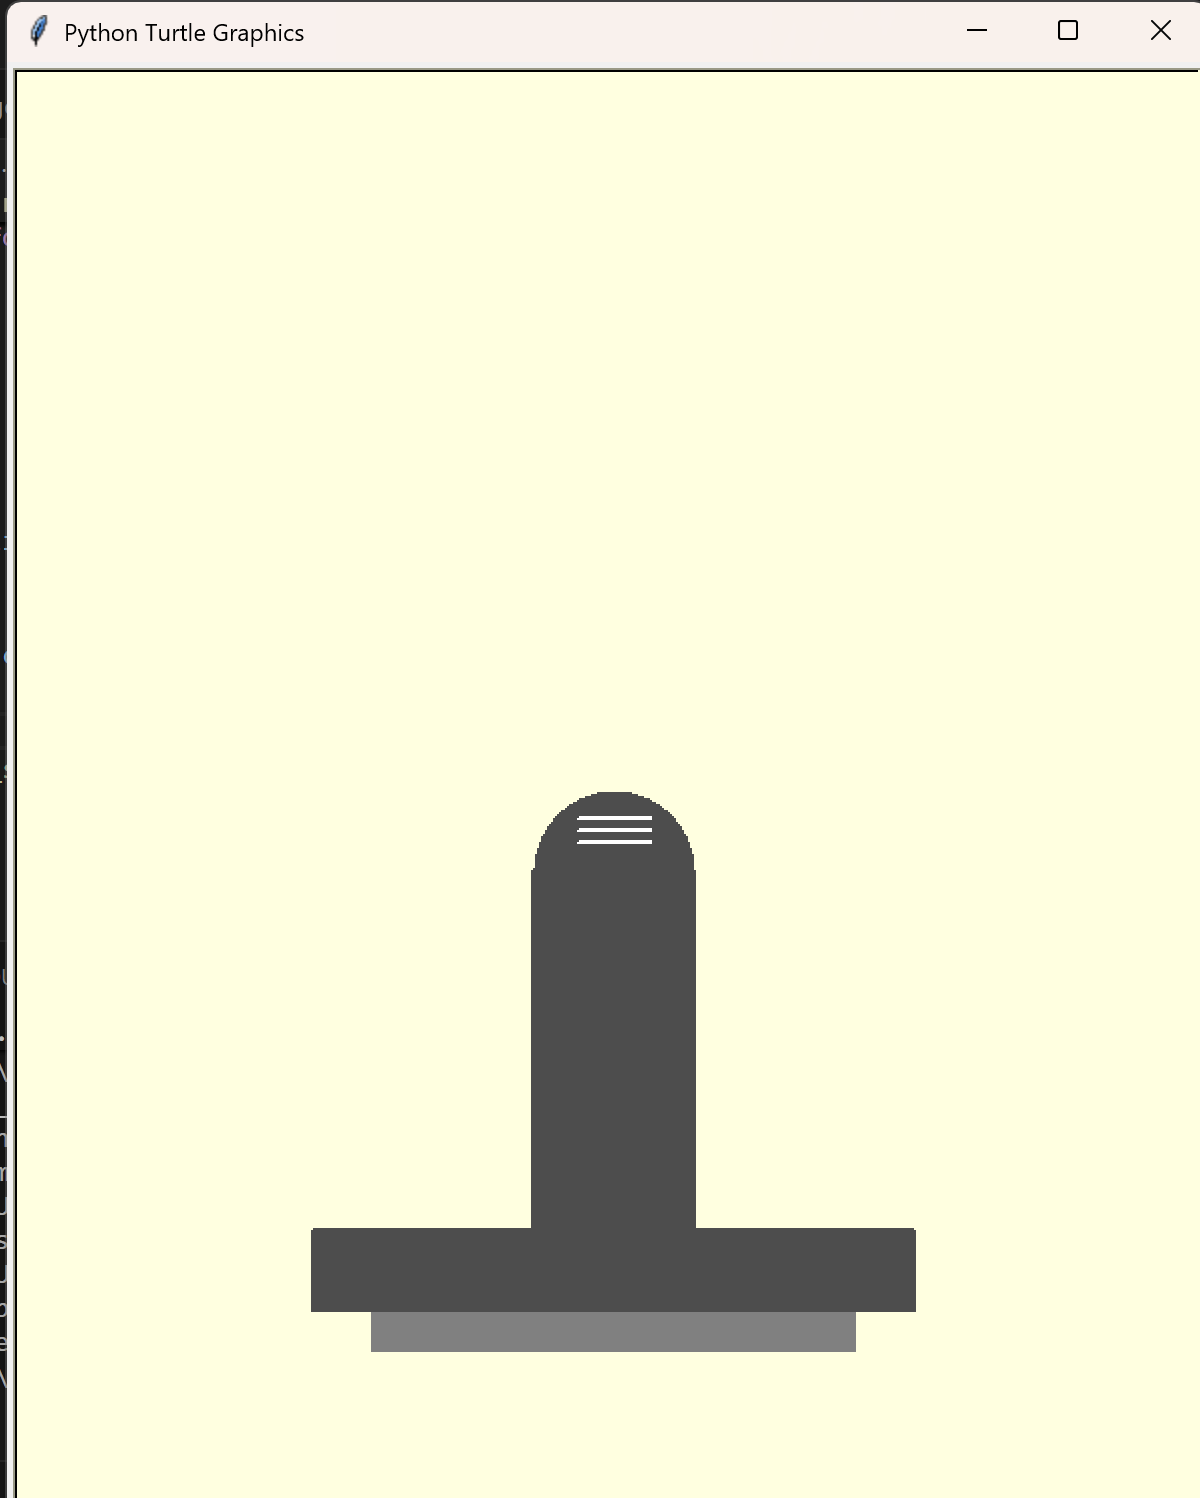

Recreate this plot in Python.
import turtle
import math

def draw_shiva_lingam_final(color='gray30', base_color='gray', mark_color='red'):
    screen = turtle.Screen()
    screen.setup(width=600, height=800)
    screen.bgcolor("lightyellow") 
    
    lingam_turtle = turtle.Turtle()
    lingam_turtle.speed(0) 
    lingam_turtle.hideturtle()
    lingam_turtle.pensize(2)
    BASE_Y = -250       
    BASE_WIDTH = 240
    BASE_HEIGHT = 20
    DISC_WIDTH = 300
    DISC_HEIGHT = 40
    LINGAM_WIDTH = 80
    LINGAM_HEIGHT = 180
    LINGAM_RADIUS = LINGAM_WIDTH / 2 
    def draw_rectangle(width, height, fill_color, start_y):
        lingam_turtle.penup()
        lingam_turtle.goto(-width / 2, start_y)
        lingam_turtle.pendown()
        lingam_turtle.fillcolor(fill_color)
        lingam_turtle.pencolor(fill_color)
        lingam_turtle.begin_fill()
        for _ in range(2):
            lingam_turtle.forward(width)
            lingam_turtle.left(90)
            lingam_turtle.forward(height)
            lingam_turtle.left(90)
        lingam_turtle.end_fill()
        return start_y + height 
    current_y = draw_rectangle(BASE_WIDTH, BASE_HEIGHT, base_color, BASE_Y)
    current_y = draw_rectangle(DISC_WIDTH, DISC_HEIGHT, color, current_y)
    current_y = draw_rectangle(LINGAM_WIDTH, LINGAM_HEIGHT, color, current_y)
    

    lingam_turtle.penup()
    lingam_turtle.goto(0, current_y) 
    lingam_turtle.fillcolor(color)
    lingam_turtle.pencolor(color)
    lingam_turtle.dot(LINGAM_WIDTH, color) 

    
    mark_y = current_y + (LINGAM_RADIUS / 2) 
    
    lingam_turtle.penup()
    lingam_turtle.pencolor('white')
    lingam_turtle.pensize(2)
    
    
    line_spacing = 6
    line_length = LINGAM_WIDTH * 0.45 
    
    for i in range(3):
        
        lingam_turtle.goto(-line_length / 2, mark_y + (i * line_spacing) - line_spacing)
        lingam_turtle.pendown()
        lingam_turtle.forward(line_length)
        lingam_turtle.penup()

    
    lingam_turtle.goto(0, mark_y + (line_spacing * 3) + 3) 

    
    screen.mainloop()


draw_shiva_lingam_final()
